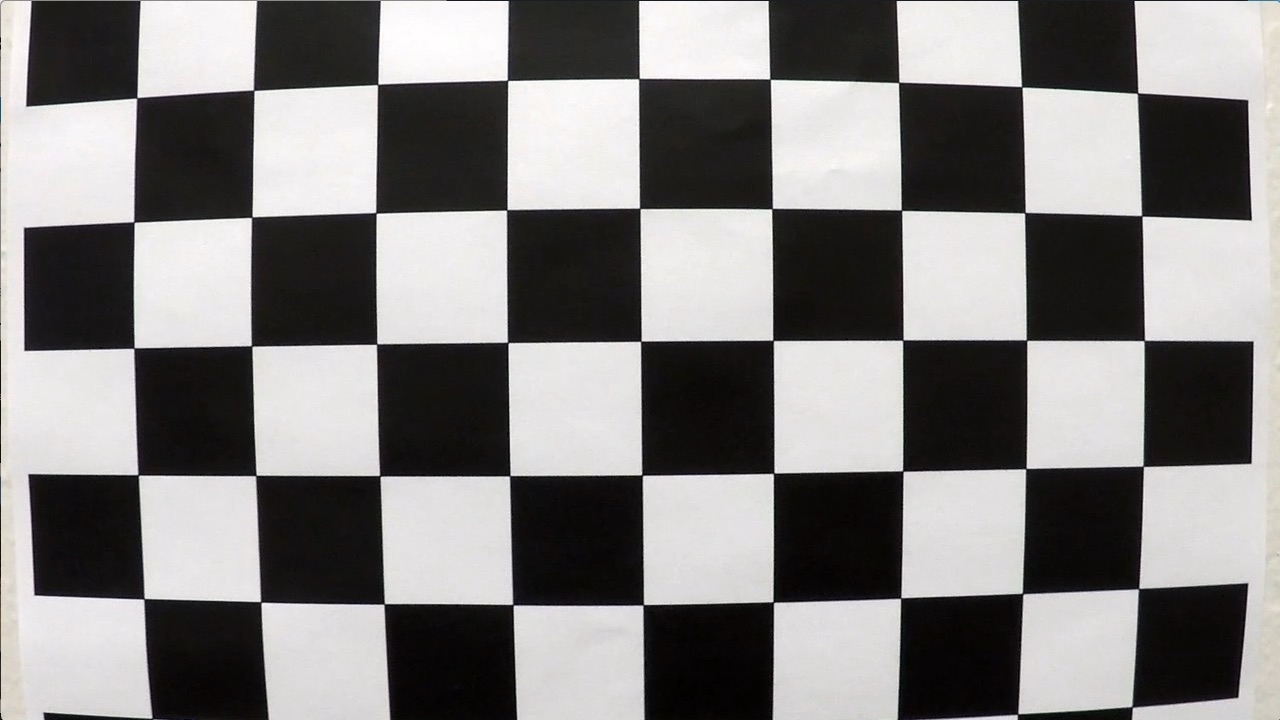
#> input picture camera_cal/calibration1.jpg, 1280 x 720 px
$ jupyter execute --allow-errors 'kamera gopro mac.ipynb'   (shell and % lines are left out)   (older library calls are emulated)   (text cells are left out)
#> lines starting #> are read from the running program, lines starting #| are printed output that depends on the picture; pictures that were not available may be replaced by others from this repository, and a replacement may not be noted
[cell 1]
import numpy as np
import pandas as pd
import cv2
import os
import glob
import matplotlib.pyplot as plt
import pickle

[cell 2]
def calibrate():
    # Create object points (0 0 0) ... (8 5 0)
    objp = np.zeros((9*6, 3), np.float32)

    # assign grid points to x and y keeping z as zero
    objp[:, :2] = np.mgrid[0:9, 0:6].T.reshape(-1, 2)

    # Stores all object points & img points from all images
    objpoints = []
    imgpoints = []

    # Get directory for all calibration images
    images = glob.glob('camera_cal/calibration*.jpg')

    for indx, fname in enumerate(images):

        img = cv2.imread(fname)
#> img is the input picture: shape (720, 1280, 3); mean B, G, R 127.8, 128.4, 130.1

        # Converting to grayclae - findChessboardCorners expects graysclae image
        gray = cv2.cvtColor(img, cv2.COLOR_BGR2GRAY)

        # Find inner corners of chess baord
        ret, corners = cv2.findChessboardCorners(gray, (9, 6), None)
#> ret = False; corners = None

        if ret == True:
            objpoints.append(objp)
            imgpoints.append(corners)

    img_size = (img.shape[1], img.shape[0])
#> img_size = (1280, 720)

    # Calibrate camera
    ret, mtx, dist, rvecs, tvecs = cv2.calibrateCamera(objpoints, imgpoints, img_size, None, None)
#> ret = 0.644; mtx = [[1057.6, 0, 691.1], [0, 1058.6, 278], [0, 0, 1]]; dist = [[-0.322, 0.709, 0.013, 0.00946, -1.02]]; rvecs = ([0.424, -0.236, 0.0488], [-0.024, 0.4, -0.0295]); tvecs = ([-2.48, 1.1, 17.79], [-17.95, -0.401, 29.17])
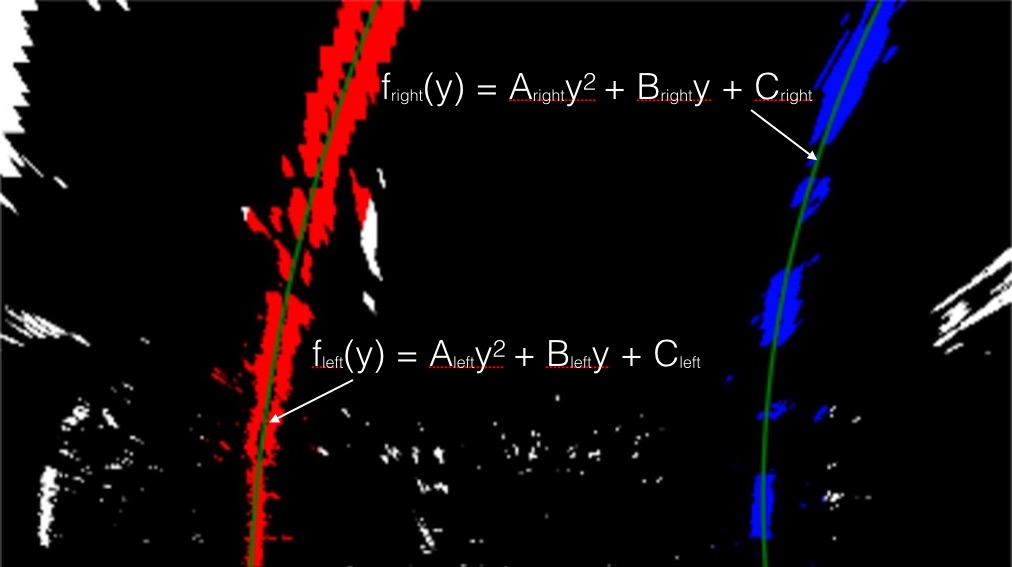
#> input picture examples/color_fit_lines.jpg, 1012 x 567 px, given in place of ld jalan.mov, which was not available
#> further down, img is the input picture: shape (567, 1012, 3); mean B, G, R 11.4, 8.2, 15.7

    # Save camera matrix and distortion coefficient to pickle file

    calibration_param = {}
    calibration_param['mtx'] = mtx
    calibration_param['dist'] = dist
    pickle.dump( calibration_param, open('camera_cal/calibration_pickle.pickle', 'wb') )

[cell 3]
calibrate()

[cell 4]
# [12 lines left out: function undistort_img, not called in this run]

[cell 5]
def img_threshold(img, s_thresh=(101, 130), sx_thresh=(150, 255)):

#> called with s_thresh = (101, 130), sx_thresh = (150, 255)
    undistorted_img = img
    hls = cv2.cvtColor(img, cv2.COLOR_RGB2HSV)
#> hls: shape (567, 1012, 3); mean H, S, V 13.9, 38.2, 20

    s_channel = hls[:, :, 1]
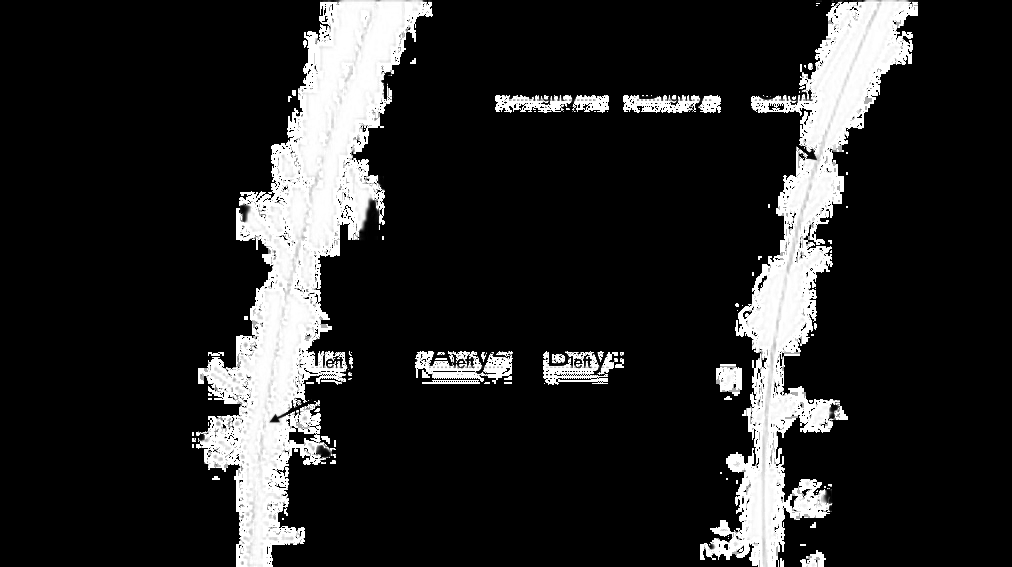
#> s_channel: shape (567, 1012); min 0, max 255, mean 38.2
    v_channel = hls[:, :, 2]
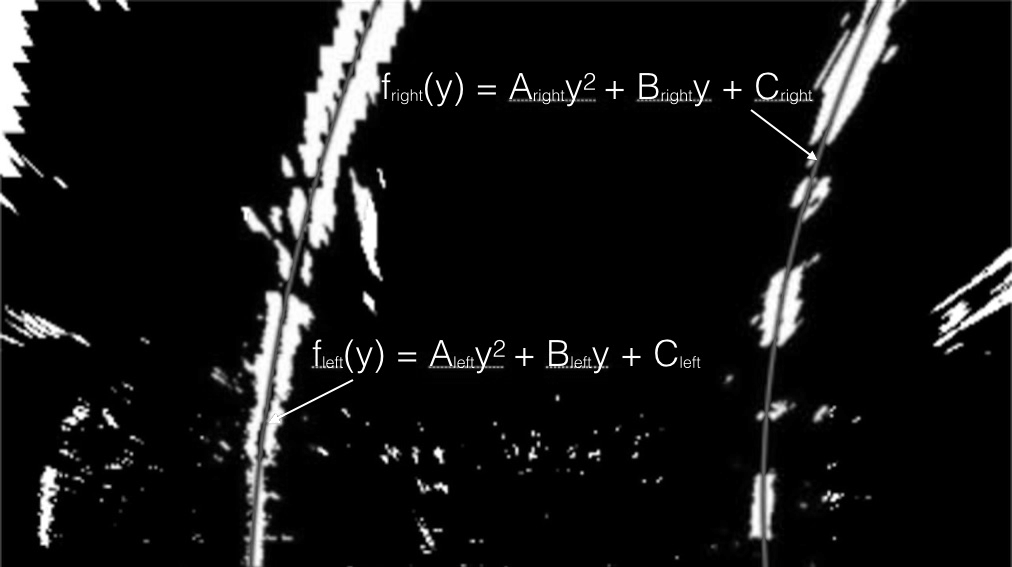
#> v_channel: shape (567, 1012); min 0, max 255, mean 20


    sobelx = cv2.Sobel(s_channel, cv2.CV_64F, 1, 0)
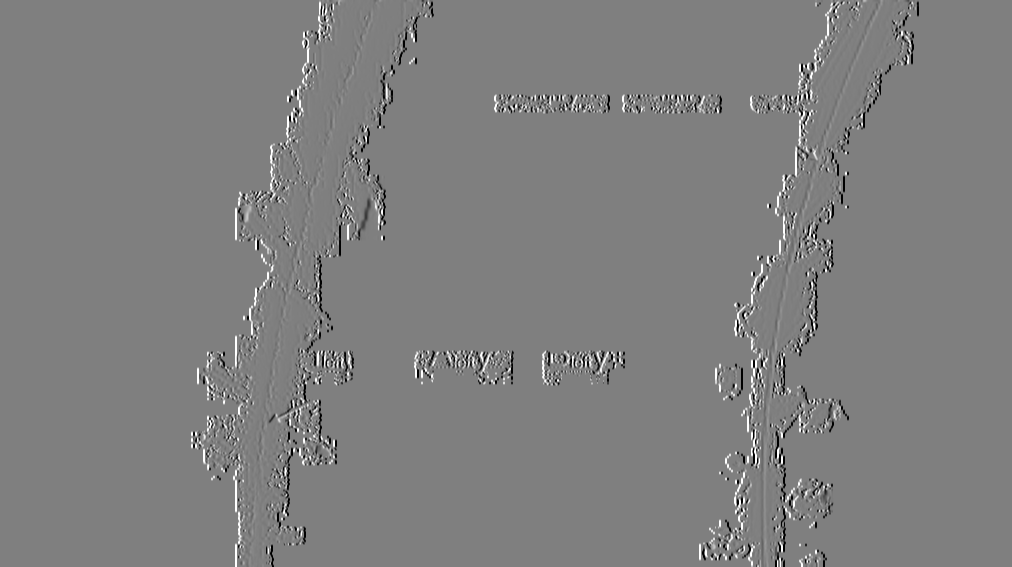
#> sobelx: shape (567, 1012) float64; min -1020, max 1020, mean 0; drawn with min black and max white
    abs_sobelx = np.absolute(sobelx)
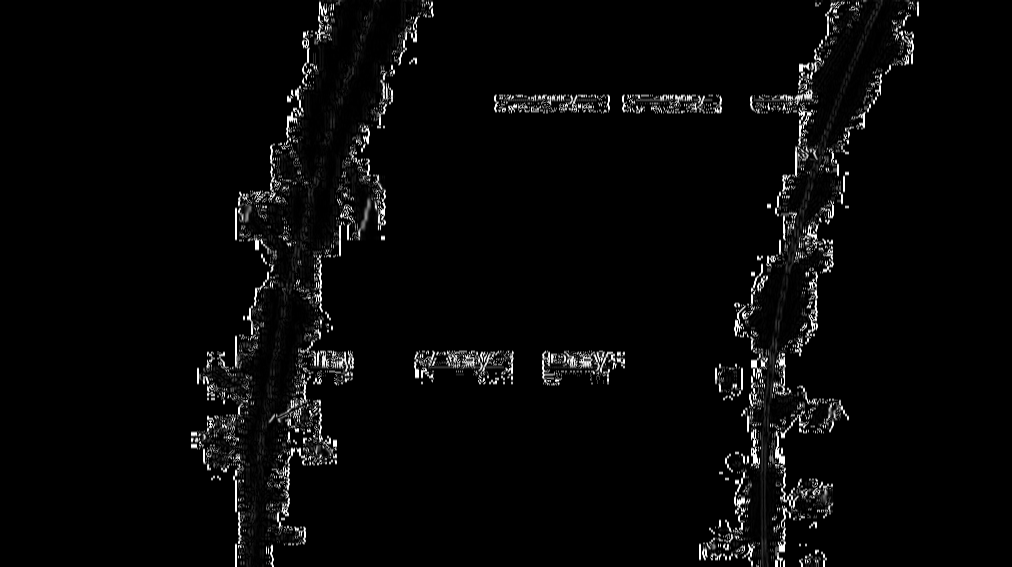
#> abs_sobelx: shape (567, 1012) float64; min 0, max 1020, mean 30.3; drawn with min black and max white
    scaled_sobel = np.uint8(255*abs_sobelx/np.max(abs_sobelx))

    sxbinary = np.zeros_like(scaled_sobel)
    sxbinary[(scaled_sobel >= sx_thresh[0]) & (scaled_sobel <= sx_thresh[1])] = 1

    s_binary = np.zeros_like(s_channel)
    s_binary[(s_channel >= s_thresh[0]) & (s_channel <= s_thresh[1])] = 1

    color_binary = np.dstack((np.zeros_like(sxbinary), sxbinary, s_binary)) * 255

    combined_binary = np.zeros_like(sxbinary)

    combined_binary[(s_binary == 1) | (sxbinary == 1)] = 1

    return combined_binary

#> (a cell that did not finish here is left out)

[cell 7]
a = [385,373]
b = [1589,373]
c = [180,697]
d = [1608,697]

[cell 8]
def perspective_transform(img):

    src = np.float32([a,b,c,d])
    dst = np.float32([ [0, 0], [img.shape[1], 0], [0, img.shape[0]], [img.shape[1], img.shape[0]]])

    img_size = (img.shape[1],img.shape[0])
#> img_size = (1012, 567)

    M = cv2.getPerspectiveTransform(src, dst)
    warped = cv2.warpPerspective(img, M, img_size)
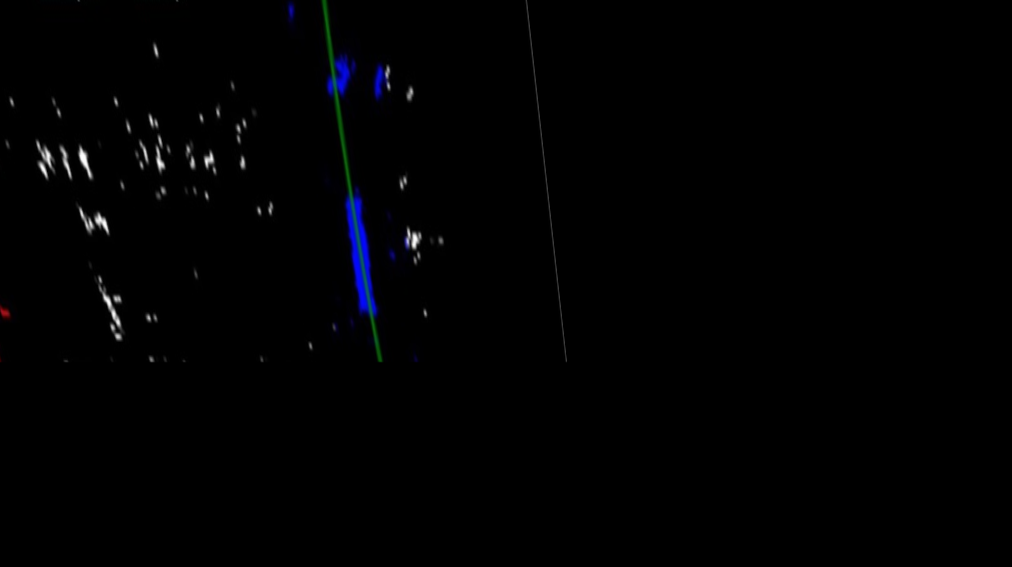
#> warped: shape (567, 1012, 3); mean B, G, R 1.9, 1.2, 1

    return warped

# [15 lines left out: function inv_perspective_transform, not called in this run]

def get_hist(img):
    hist = np.sum(img[img.shape[0]//2:,:], axis=0)
    return hist

[cell 9]
# [66 lines left out: function find_lane_pixels, not called in this run]

[cell 10]
# [15 lines left out: function fit_poly, not called in this run]

[cell 11]
# [46 lines left out: function search_around_poly, not called in this run]

[cell 12]
# [27 lines left out: function measure_curvature_real, not called in this run]

[cell 13]
# [29 lines left out: function draw_lane, not called in this run]

[cell 14]
first_run = True
gleft_fit = gright_fit = None

def Pipeline(img):
    global first_run, gleft_fit, gright_fit


    threshold_img, undistorted_img = img_threshold(img)

    warped_img = perspective_transform(threshold_img)

    if first_run:
        leftx, lefty, rightx, righty = find_lane_pixels(warped_img)
        left_fit, right_fit = fit_poly(leftx, lefty, rightx, righty)
        gleft_fit = left_fit
        gright_fit = right_fit
        first_run = False
    else:
        leftx, lefty, rightx, righty = search_around_poly(warped_img, gleft_fit, gright_fit)
        left_fit, right_fit = fit_poly(leftx, lefty, rightx, righty)
        gleft_fit = left_fit
        gright_fit = right_fit

    #print(left_fitx, right_fitx)
    measures = measure_curvature_real(left_fit, right_fit, img_shape = img.shape )

    final_img = draw_lane(warped_img, undistorted_img, left_fit, right_fit)
    cv2.circle(final_img, (a[0], a[1]), 5, (0, 0, 255), -1) # top left
    cv2.circle(final_img, (b[0], b[1]), 5, (0, 0, 255), -1) # top right
    cv2.circle(final_img, (c[0], c[1]), 5, (0, 0, 255), -1) # bottom left
    cv2.circle(final_img, (d[0], d[1]), 5, (0, 0, 255), -1) # bottom right

    # writing lane curvature and vehical offset on the image
    font = cv2.FONT_HERSHEY_SIMPLEX
    fontColor = (0, 0, 0)
    fontSize = 1
    cv2.putText(final_img, 'Lane Curvature: {:.0f} m'.format(np.mean([measures[0],measures[1]])),
                (500, 620), font, fontSize, fontColor, 2)
    cv2.putText(final_img, 'Vehicle offset: {:.4f} m'.format(measures[2]), (500, 650), font, fontSize, fontColor, 2)

    return final_img

[cell 15]
process = []
video = cv2.VideoCapture('ld jalan.mov')
cap = video
while(cap.isOpened()):

  # Capture frame-by-frame
  ret, img = cap.read()
  try:
      frame = Pipeline(img)
  except:
      frame = img

  if ret == True:
    # Display the resulting frame
    cv2.imshow('Frame', frame)
    cv2.imshow('persprective', perspective_transform(frame))

    # Press Q on keyboard to  exit
    if cv2.waitKey(10) & 0xFF == ord('q'):
#> (key q is pressed here)
      break

  # Break the loop
  else:
    break

# When everything done, release
# the video capture object
cap.release()
cv2.destroyAllWindows()
